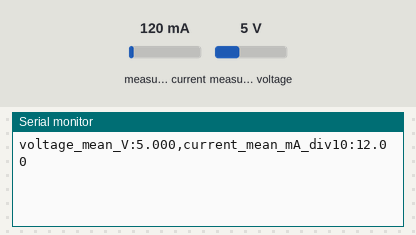
The sketch below on a simulated ESP32-C3. On the bench: the last lines printed to the serial monitor. The inputs (shaded band) are chosen by the test bench; at power-on: measured current 120 mA, measured voltage 5 V.

Above: at 1.2 s.
1.3 s: measured current set to 40 mA
At 2.4 s:
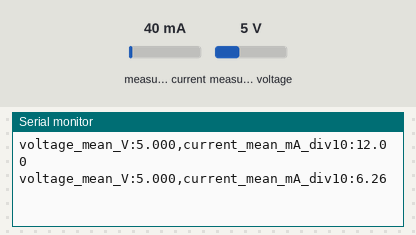
2.8 s: measured voltage set to 0.3 V
At 4.2 s:
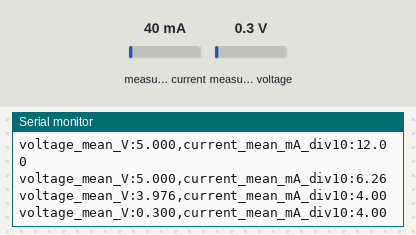
4.3 s: measured current set to 500 mA
At 5.8 s:
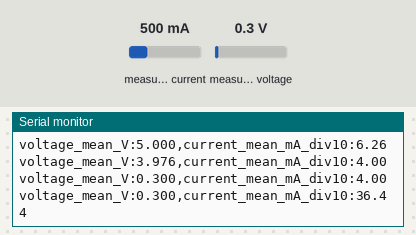
Timing chart, 0 to 7.3 s (numbered marks = the images above; inputs shaded):
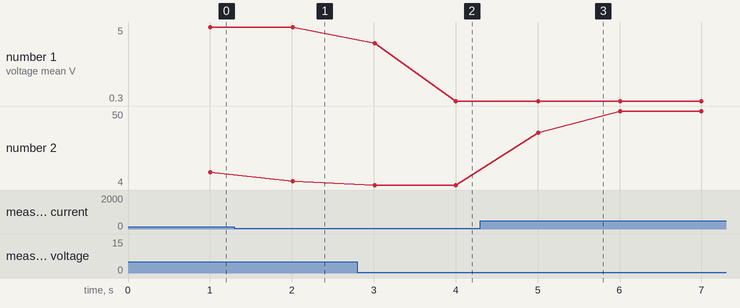

Measured:
- after the input at 1.3 s, the serial monitor: prints a new line after 0.71 s (image 1)
- after the input at 2.8 s, the serial monitor: prints a new line after 0.21 s (image 2)
- after the input at 4.3 s, the serial monitor: prints a new line after 0.71 s (image 3)
- plotted number 1: 5 → 0.3 after the input at 2.8 s
- plotted number 2: 12 → 6.26 after the input at 1.3 s, 4 → 50 after the input at 4.3 s

The sketch:

lolin_c3_mini_ina219_period_mean.ino
```cpp
#include <Wire.h>
#include <Adafruit_INA219.h>

Adafruit_INA219 ina219;

float voltageSum = 0;
float currentSum = 0;
int sampleCount = 0;

unsigned long previousTime = 0;

void setup() {
    Serial.begin(115200);
    Wire.begin(8, 10);
    Wire.setClock(400000);

    if (!ina219.begin()) {
        Serial.println("INA219 init failed");
        while (1);
    }

    previousTime = millis();
}

void loop() {
    float voltage = ina219.getBusVoltage_V();
    float current = ina219.getCurrent_mA();

    voltageSum += voltage;
    currentSum += current;
    sampleCount++;

    if (millis() - previousTime >= 1000) {
        float voltageMean = voltageSum / sampleCount;
        float currentMean = currentSum / sampleCount;

        Serial.print("voltage_mean_V:");
        Serial.print(voltageMean, 3);
        Serial.print(",");

        Serial.print("current_mean_mA_div10:");
        Serial.println(currentMean / 10.0, 2);

        voltageSum = 0;
        currentSum = 0;
        sampleCount = 0;

        previousTime += 1000;
    }

    delay(10);
}
```
